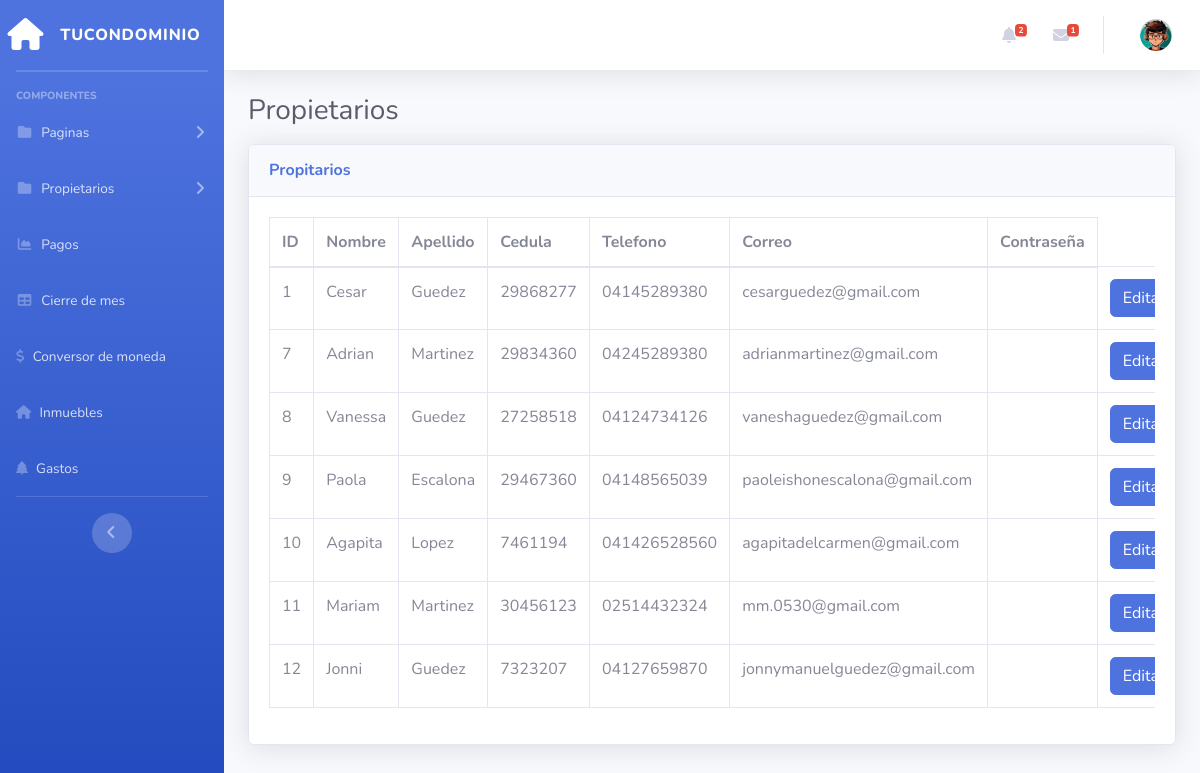
Screenshot of /codigo/tabla.php with the database file from the repository.
### tables this page shows
CREATE TABLE `propietario` (
  `id_propietario` int(3) NOT NULL,
  `nombre` varchar(30) DEFAULT NULL,
  `apellido` varchar(30) DEFAULT NULL,
  `cedula` varchar(9) DEFAULT NULL,
  `telefono` varchar(14) DEFAULT NULL,
  `correo` varchar(100) DEFAULT NULL
);

### codigo/tabla.php (the view, shortened to what this page needs)
<?php
require 'menu.php';
?>
  <div class="container-fluid">
                    <h1 class="h3 mb-2 text-gray-800">Propietarios</h1>
                    <div class="card shadow mb-4">
                        <div class="card-header py-3">
                            <h6 class="m-0 font-weight-bold text-primary">Propitarios</h6>
                        </div>
                        <div class="card-body">
                            <div class="table-responsive">
                                <table class="table table-bordered" id="dataTable" width="100%" cellspacing="0">
                                    <thead>
                                        <tr>
                                            <th>ID</th>
                                            <th>Nombre</th>
                                            <th>Apellido</th>
                                            <th>Cedula</th>
                                            <th>Telefono</th>
                                            <th>Correo</th>
                                            <th>Contraseña</th>
                                        </tr>
                                    </thead>
                                    <tbody>
                                        <?php
                                        $db= new DataBase();
                                        $conexion= $db->conectar();
                                        $sql = $conexion->query("SELECT * from propietario");
                                        while($datos = $sql->fetch(PDO::FETCH_ASSOC)) { ?>
                                            <tr>
                                                <td><?=$id=$datos['id_propietario']?></td>
                                                <td><?= $nombre=$datos['nombre'] ?></td>
                                                <td><?= $apellido=$datos['apellido'] ?></td>
                                                <td><?= $cedula=$datos['cedula'] ?></td>
                                                <td><?= $telefono=$datos['telefono'] ?></td>
                                                <td><?= $correo=$datos['correo'] ?></td>
                                                <td><?= $contraseña=$datos['contraseña'] ?></td>
                                                <td><a href="editar.php?id=<?=$id=$datos['id_propietario']?>" class="btn btn-primary">Editar</a></td>
                                            </tr>
                                        <?php } ?>
                                    </tbody>
                                </table>
                            </div>
                        </div>
                    </div>
                </div>
</body>
</html>

### codigo/menu.php (shortened to what this page needs)
<!DOCTYPE html>
<html lang="en">
<head>
    <link href="vendor/fontawesome-free/css/all.min.css" rel="stylesheet" type="text/css">
    <link href="css/sb-admin-2.min.css" rel="stylesheet">
</head>
<body id="page-top">
    <div id="wrapper">
        <ul class="navbar-nav bg-gradient-primary sidebar sidebar-dark accordion" id="accordionSidebar">
            <a class="sidebar-brand d-flex align-items-center justify-content-center" href="index.php">
                <div class="sidebar-brand-icon ">
                <i class="fa-solid fa-house"></i>
                </div>
               <div class="sidebar-brand-text mx-3">Tucondominio <sup></sup></div>
            </a>
            <hr class="sidebar-divider my-0">
            <hr class="sidebar-divider">
            <div class="sidebar-heading">
               Componentes
            </div>
            <li class="nav-item">
                <a class="nav-link collapsed" href="#" data-toggle="collapse" data-target="#collapsePages"
                    aria-expanded="true" aria-controls="collapsePages1">
                    <i class="fas fa-fw fa-folder"></i>
                    <span>Paginas</span>
                </a>
            </li>
            <li class="nav-item">
            <a class="nav-link collapsed" href="#" data-toggle="collapse" data-target="#collapsePages2"
                    aria-expanded="true" aria-controls="collapsePages2">
                    <i class="fas fa-fw fa-folder"></i>
                    <span>Propietarios</span></a>
            </li>
            <li class="nav-item">
                <a class="nav-link" href="pagos.php">
                    <i class="fas fa-fw fa-chart-area"></i>
                    <span>Pagos</span></a>
            </li>
            <li class="nav-item">
                <a class="nav-link" href="cierre.php">
                    <i class="fas fa-fw fa-table"></i>
                    <span>Cierre de mes</span></a>
            </li>
            <li class="nav-item">
                <a class="nav-link" href="tasa.php">
                <i class="fa fa-usd" aria-hidden="true"></i>
                    <span>Conversor de moneda</span></a>
            </li>
            <li class="nav-item">
                <a class="nav-link" href="inmuebles.php">
                <i class="fa fa-home" aria-hidden="true"></i>
                    <span>Inmuebles</span></a>
            </li>
            <li class="nav-item">
                <a class="nav-link" href="gastos.php">
                <i class="fa fa-tree" aria-hidden="true"></i>
                    <span>Gastos </span></a>
            </li>
            <hr class="sidebar-divider d-none d-md-block">
            <div class="text-center d-none d-md-inline">
                <button class="rounded-circle border-0" id="sidebarToggle"></button>
            </div>
        </ul>
        <div id="content-wrapper" class="d-flex flex-column">
            <div id="content">
                <nav class="navbar navbar-expand navbar-light bg-white topbar mb-4 static-top shadow">
                    <ul class="navbar-nav ml-auto">
                        <li class="nav-item dropdown no-arrow mx-1">
                            <a class="nav-link dropdown-toggle" href="#" id="alertsDropdown" role="button"
                                data-toggle="dropdown" aria-haspopup="true" aria-expanded="false">
                                <i class="fas fa-bell fa-fw"></i>
                                <span class="badge badge-danger badge-counter">2</span>
                            </a>
                        </li>
                        <li class="nav-item dropdown no-arrow mx-1">
                            <a class="nav-link dropdown-toggle" href="#" id="messagesDropdown" role="button"
                                data-toggle="dropdown" aria-haspopup="true" aria-expanded="false">
                                <i class="fas fa-envelope fa-fw"></i>
                                <span class="badge badge-danger badge-counter">1</span>
                            </a>
                        </li>
                        <li class="nav-item dropdown no-arrow">
                            <a class="nav-link dropdown-toggle" href="#" id="userDropdown" role="button"
                                data-toggle="dropdown" aria-haspopup="true" aria-expanded="false">
                                <img class="img-profile rounded-circle"
                                src="img/avatar.webp">
                            </a>
                        </li>
                    </ul>
                </nav>
</body>
</html>

### rows the page displays
propietario: id_propietario "1", nombre "Cesar", apellido "Guedez", cedula "29868277", telefono "04145289380", correo "cesarguedez@gmail.com"
propietario: id_propietario "7", nombre "Adrian", apellido "Martinez", cedula "29834360", telefono "04245289380", correo "adrianmartinez@gmail.com"
propietario: id_propietario "8", nombre "Vanessa", apellido "Guedez", cedula "27258518", telefono "04124734126", correo "vaneshaguedez@gmail.com"
propietario: id_propietario "9", nombre "Paola", apellido "Escalona", cedula "29467360", telefono "04148565039", correo "paoleishonescalona@gmail.com"
propietario: id_propietario "10", nombre "Agapita", apellido "Lopez", cedula "7461194", telefono "041426528560", correo "agapitadelcarmen@gmail.com"
propietario: id_propietario "11", nombre "Mariam", apellido "Martinez", cedula "30456123", telefono "02514432324", correo "mm.0530@gmail.com"
propietario: id_propietario "12", nombre "Jonni", apellido "Guedez", cedula "7323207", telefono "04127659870", correo "jonnymanuelguedez@gmail.com"
